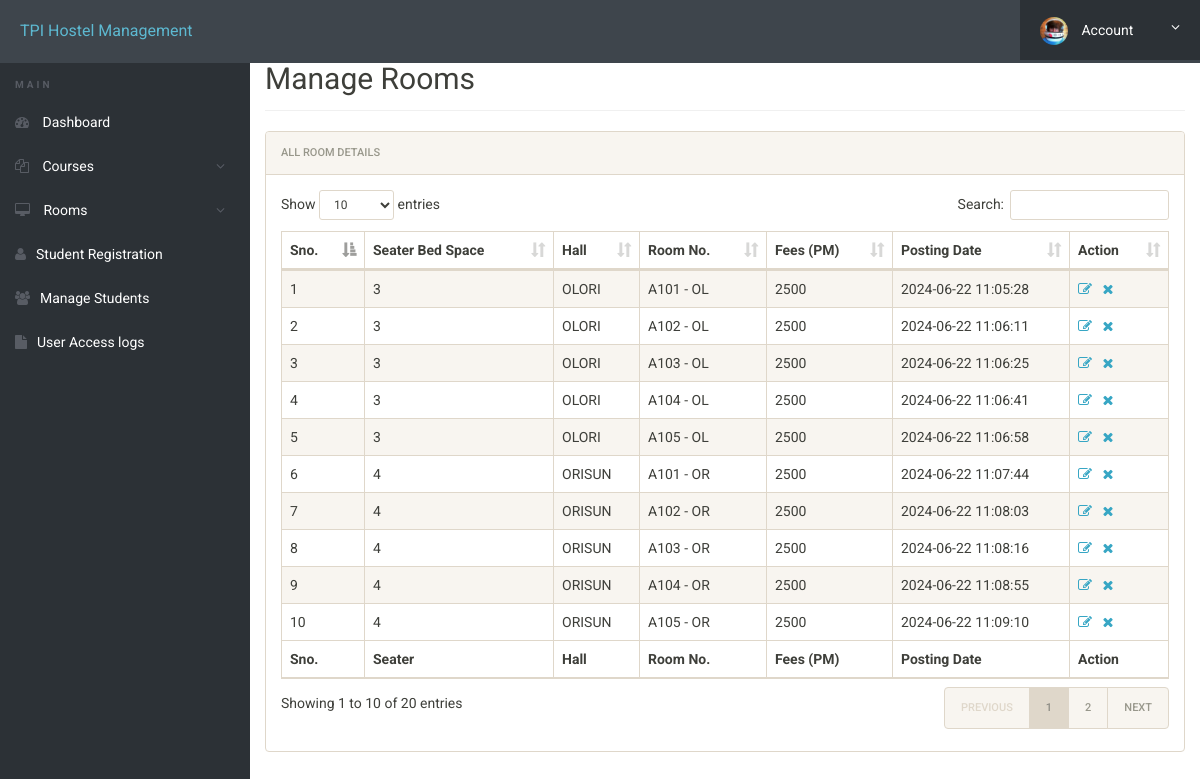
/hostel/admin/manage-rooms.php (signed in), run on the app's committed database.
### tables this page shows
CREATE TABLE `rooms` (
  `id` int(11) NOT NULL,
  `seater` varchar(11) DEFAULT NULL,
  `hall` varchar(15) DEFAULT NULL,
  `room_no` varchar(15) DEFAULT NULL,
  `fees` int(11) DEFAULT NULL,
  `posting_date` timestamp NULL DEFAULT current_timestamp()
);

### hostel/admin/manage-rooms.php (the view, shortened to what this page needs)
<?php
include('includes/config.php');
?>
<!doctype html>
<html lang="en" class="no-js">
<head>
	<link rel="stylesheet" href="css/font-awesome.min.css">
	<link rel="stylesheet" href="css/bootstrap.min.css">
	<link rel="stylesheet" href="css/dataTables.bootstrap.min.css">
	<link rel="stylesheet" href="css/bootstrap-social.css">
	<link rel="stylesheet" href="css/bootstrap-select.css">
	<link rel="stylesheet" href="css/fileinput.min.css">
	<link rel="stylesheet" href="css/awesome-bootstrap-checkbox.css">
	<link rel="stylesheet" href="css/style.css">
</head>
<body>
	<?php include('includes/header.php');?>
	<div class="ts-main-content">
			<?php include('includes/sidebar.php');?>
		<div class="content-wrapper">
			<div class="container-fluid">
				<div class="row">
					<div class="col-md-12">
						<h2 class="page-title" style="margin-top: 4%">Manage Rooms</h2>
						<div class="panel panel-default">
							<div class="panel-heading">All Room Details</div>
							<div class="panel-body">
								<table id="zctb" class="display table table-striped table-bordered table-hover" cellspacing="0" width="100%">
									<thead>
										<tr>
											<th>Sno.</th>
											<th>Seater Bed Space</th>
											<th>Hall</th>
											<th>Room No.</th>
											<th>Fees (PM) </th>
											<th>Posting Date  </th>
											<th>Action</th>
										</tr>
									</thead>
									<tfoot>
										<tr>
											<th>Sno.</th>
											<th>Seater</th>
											<th>Hall</th>
											<th>Room No.</th>
											<th>Fees (PM) </th>
											<th>Posting Date  </th>
											<th>Action</th>
										</tr>
									</tfoot>
									<tbody>
<?php
$ret="select * from rooms";
$stmt= $mysqli->prepare($ret) ;
$stmt->execute() ;
$res=$stmt->get_result();
$cnt=1;
while($row=$res->fetch_object())
	  {
	  	?>
<tr><td><?php echo $cnt;;?></td>
<td><?php echo $row->seater;?></td>
<td><?php echo $row->hall;?></td>
<td><?php echo $row->room_no;?></td>
<td><?php echo $row->fees;?></td>
<td><?php echo $row->posting_date;?></td>
<td><a href="edit-room.php?id=<?php echo $row->id;?>"><i class="fa fa-edit"></i></a>&nbsp;&nbsp;
<a href="manage-rooms.php?del=<?php echo $row->id;?>" onclick="return confirm("Do you want to delete");"><i class="fa fa-close"></i></a></td>
										</tr>
									<?php
$cnt=$cnt+1;
									 } ?>
									</tbody>
								</table>
							</div>
						</div>
					</div>
				</div>
			</div>
		</div>
	</div>
</body>
</html>

### hostel/admin/css/style.css (style rules this page uses)
html { font-size: 14px; }
@media only screen and (min-width: 480px) { html { font-size: 17px; } }
@media only screen and (min-width: 768px) { html { font-size: 14px; } }
body { font-size: 1em; }
a { color: #37a6c4; }
.panel { overflow: hidden; }
.page-title { padding-bottom: 15px; margin-bottom: 20px; border-bottom: 1px solid #f0f0f0; }
.ts-main-content .content-wrapper { padding-top: 15px; margin-top: 10px; }
@media only screen and (min-width: 992px) { .ts-main-content .content-wrapper { margin-left: 250px; } }

### data on the page
rooms: seater "3", hall "OLORI", room_no "A101 - OL", fees "2500", posting_date "2024-06-22 11:05:28"
rooms: seater "3", hall "OLORI", room_no "A102 - OL", fees "2500", posting_date "2024-06-22 11:06:11"
rooms: seater "3", hall "OLORI", room_no "A103 - OL", fees "2500", posting_date "2024-06-22 11:06:25"
rooms: seater "3", hall "OLORI", room_no "A104 - OL", fees "2500", posting_date "2024-06-22 11:06:41"
rooms: seater "3", hall "OLORI", room_no "A105 - OL", fees "2500", posting_date "2024-06-22 11:06:58"
rooms: seater "4", hall "ORISUN", room_no "A101 - OR", fees "2500", posting_date "2024-06-22 11:07:44"
rooms: seater "4", hall "ORISUN", room_no "A102 - OR", fees "2500", posting_date "2024-06-22 11:08:03"
rooms: seater "4", hall "ORISUN", room_no "A103 - OR", fees "2500", posting_date "2024-06-22 11:08:16"
rooms: seater "4", hall "ORISUN", room_no "A104 - OR", fees "2500", posting_date "2024-06-22 11:08:55"
rooms: seater "4", hall "ORISUN", room_no "A105 - OR", fees "2500", posting_date "2024-06-22 11:09:10"
